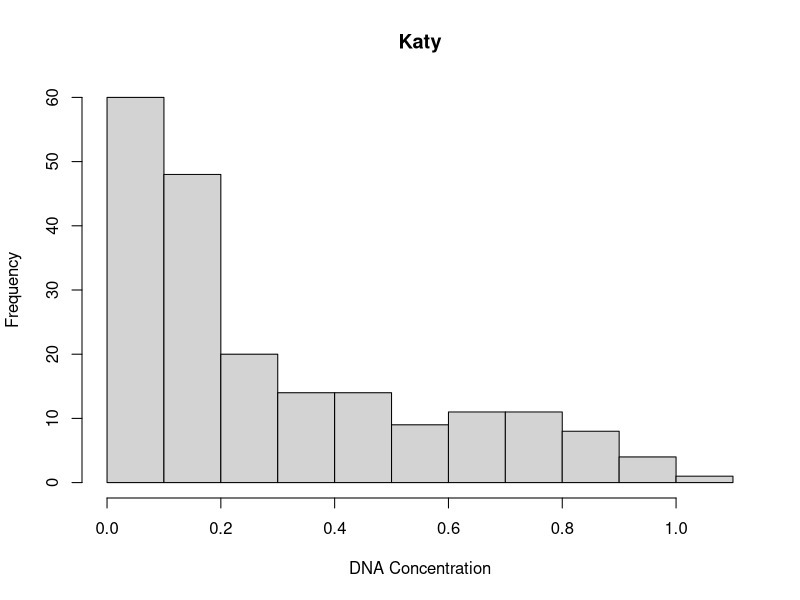
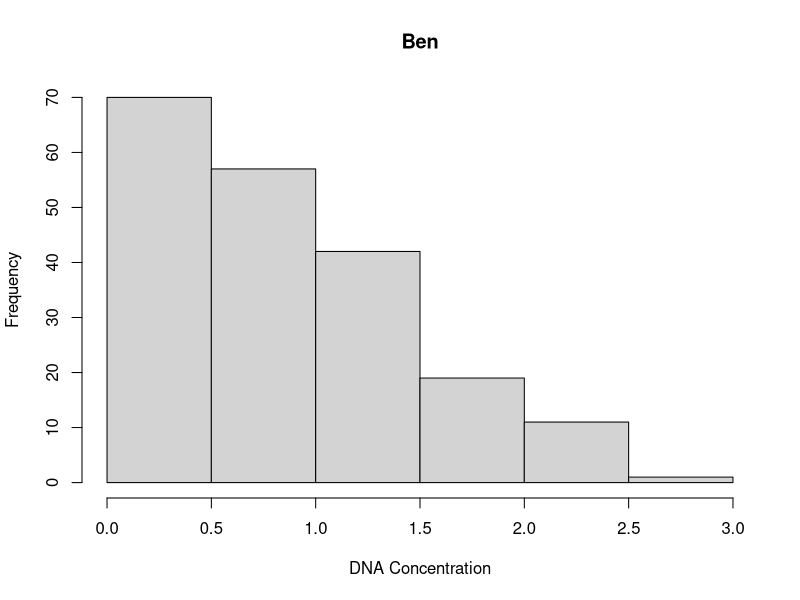
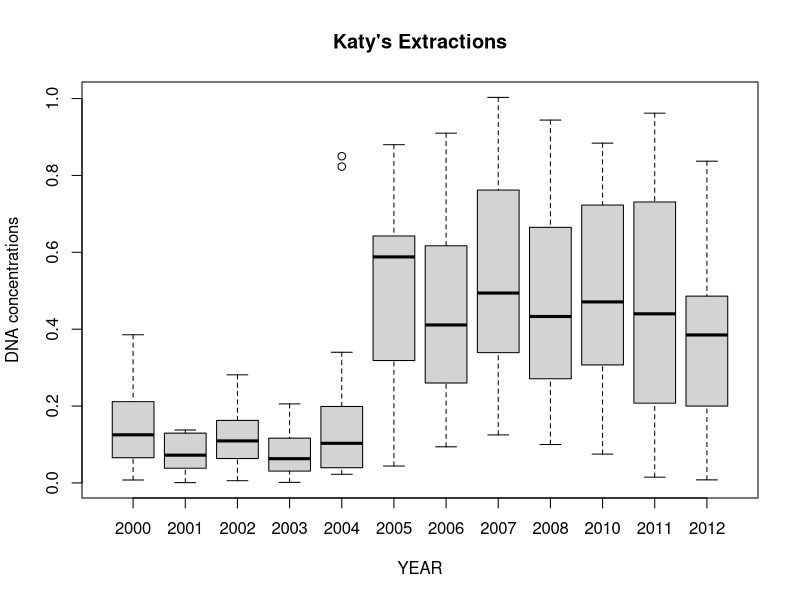
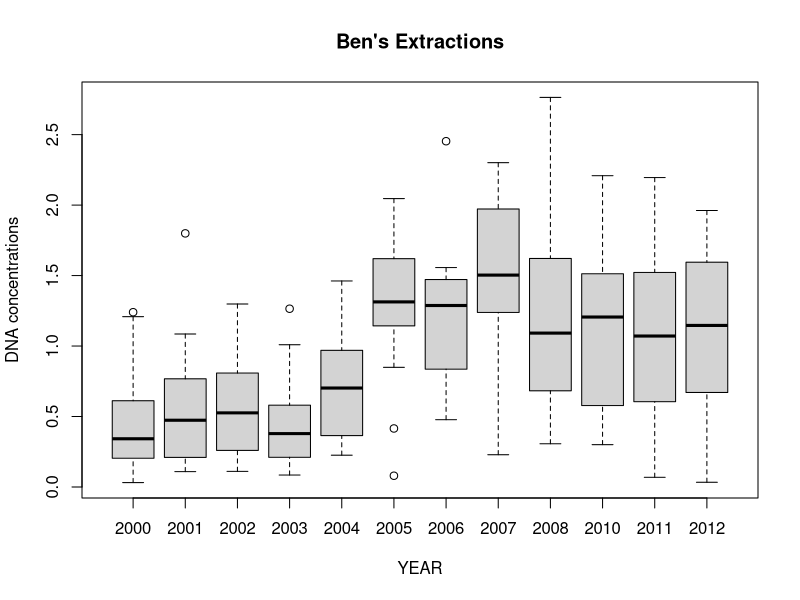
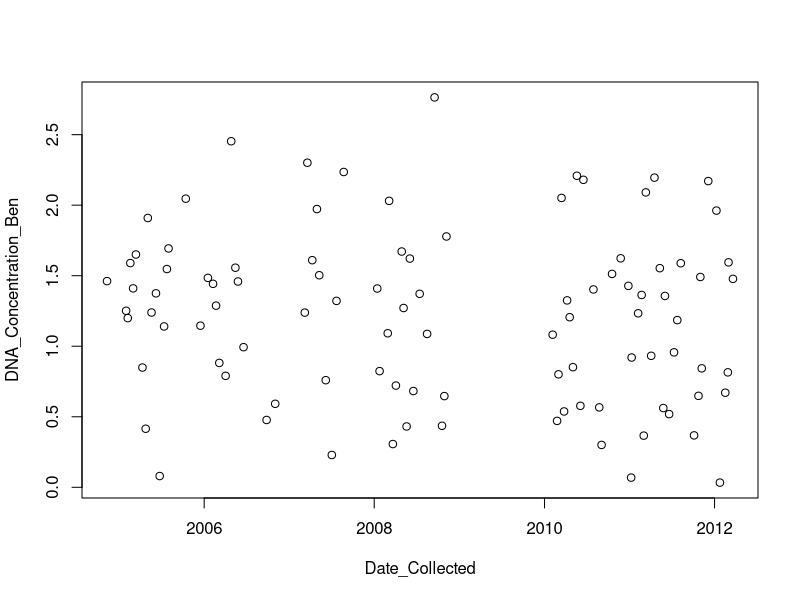

Here is the R script that generated these plots, in order:


dat<- read.csv("DNA_Conc_by_Extraction_Date.csv")


# plots and stuff 

hist(dat$DNA_Concentration_Katy, xlab = "DNA Concentration", main = "Katy")

hist(dat$DNA_Concentration_Ben, xlab = "DNA Concentration", main = "Ben")

# take a look 
names(dat)

class(dat$Year_Collected)

#convert 
dat$Year_Collected<- as.factor(dat$Year_Collected)

#plot and save 

jpeg("DODGE_plot1.jpeg")
plot(x=dat$Year_Collected, y= dat$DNA_Concentration_Katy, xlab= "YEAR", ylab= "DNA concentrations", main= "Katy's Extractions" )
dev.off()

jpeg("DODGE_plot2.jpeg")
plot(x=dat$Year_Collected, y= dat$DNA_Concentration_Ben, xlab= "YEAR", ylab= "DNA concentrations", main= "Ben's Extractions" )
dev.off()

# differences 

dif <- dat$DNA_Concentration_Ben - dat$DNA_Concentration_Katy

max.dif<- which(dif == max(dif))
dat[max.dif, "Year_Collected"]

# subset to downstairs lab

down<- dat[dat$Lab == "Downstairs",]

class(down$Date_Collected)

# convert to POSIXct 

down$Date_Collected<- as.POSIXct(down$Date_Collected)

class(down$Date_Collected)

# plot and save 
jpeg("Ben_DNA_Over_Time.jpeg")
plot(x= down$Date_Collected, y= down$DNA_Concentration_Ben, ylab = "DNA_Concentration_Ben", xlab = "Date_Collected")
dev.off()


